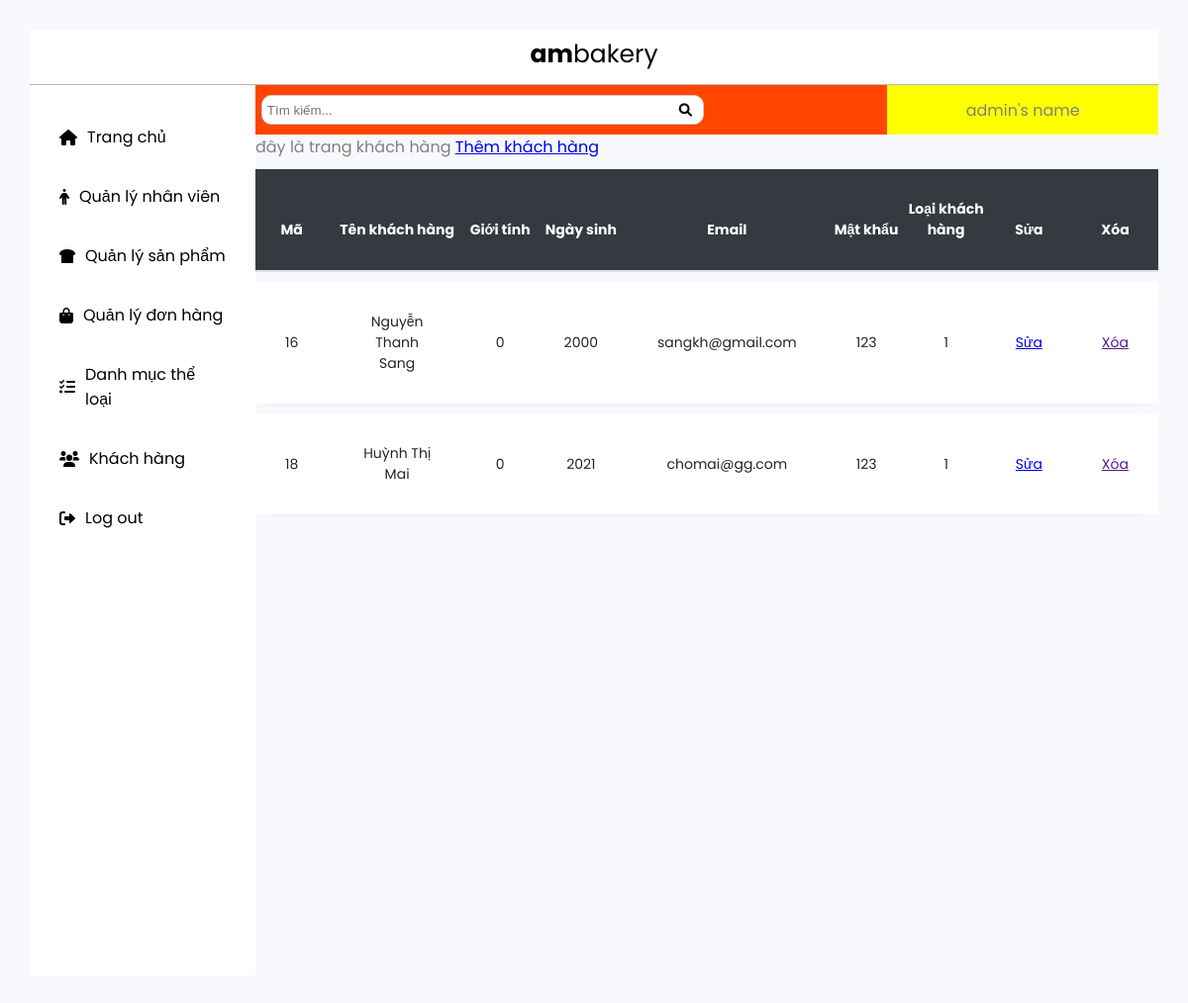
Page /admin/dashboard_quanly/khachhang/ql_khachhang.php on the earlier database version.
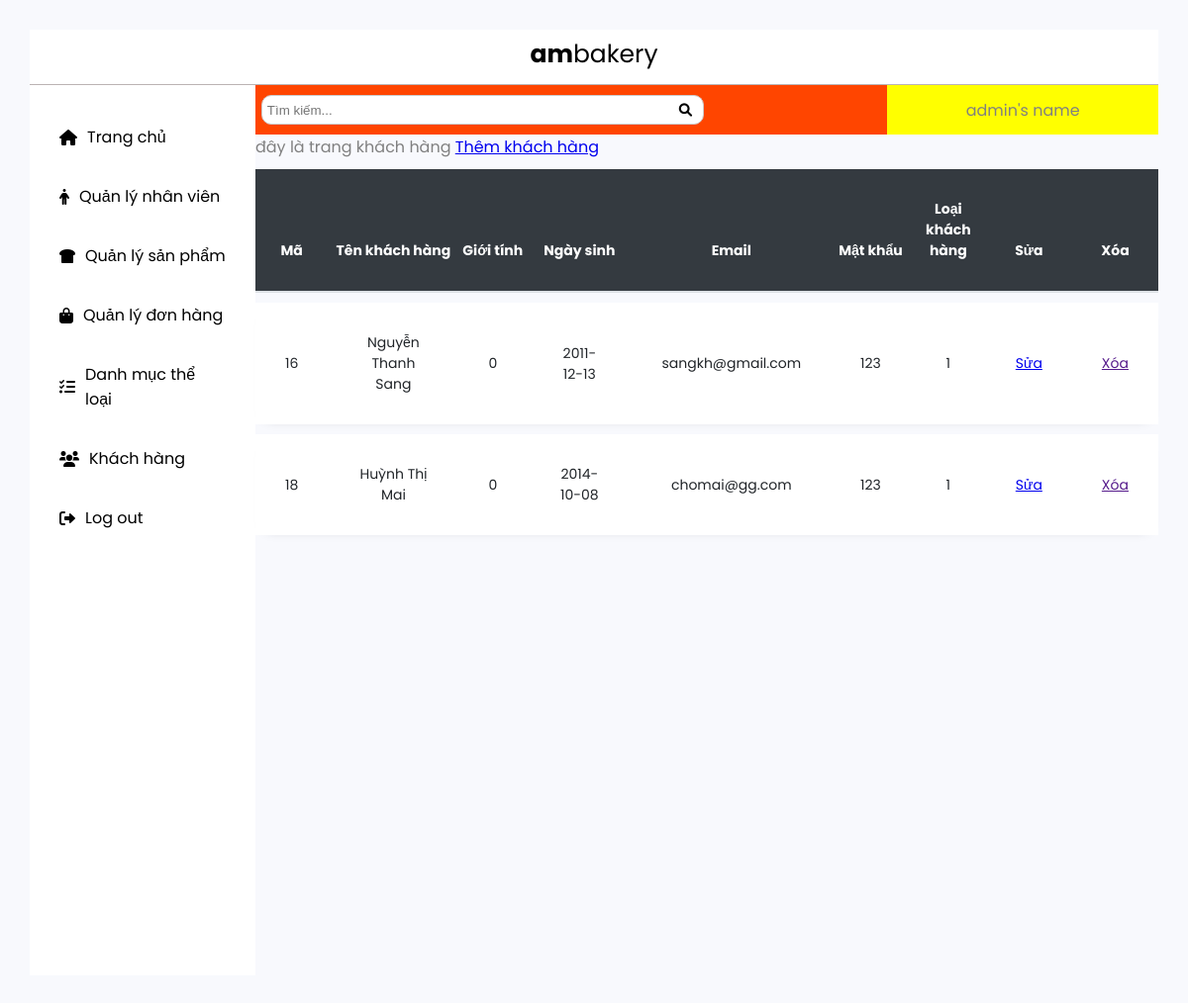
Same page on the later database version.
### tables this page shows
CREATE TABLE `khach_hang` (
  `ma` int(11) NOT NULL,
  `ten` varchar(100) NOT NULL,
  `gioi_tinh` tinyint(1) NOT NULL,
  `ngay_sinh` date NOT NULL,
  `email` varchar(100) NOT NULL,
  `mat_khau` varchar(50) NOT NULL,
  `cap_do` int(11) NOT NULL
);

### admin/dashboard_quanly/khachhang/ql_khachhang.php (the view, shortened to what this page needs)
<!DOCTYPE html>
<html>
<head>
	<link rel="stylesheet" type="text/css" href="../css/dashboard.css">
	<link rel="stylesheet" href="https://cdnjs.cloudflare.com/ajax/libs/font-awesome/6.0.0-beta3/css/all.min.css" />
</head>
<body>
	<header>
		<div id="header">
			<a href="#" class="header__logo" >
				<span><b>am</b>bakery</span>
			</a>
		</div>
	</header>
	<div class="container">
		<div class="sidebar">
			<ul class="nav__list">
				<li class="nav__list--item">
					<a href="../index.php">
						<i class="fas fa-home nav__icon"></i>
						<span>Trang chủ</span>
					</a>
				</li>
				<li class="nav__list--item">
					<a href="../nhanvien/ql_nhanvien.php">
						<i class="fas fa-male nav__icon"></i>
						<span>Quản lý nhân viên</span>
					</a>
				</li>
				<li class="nav__list--item">
					<a href="../sanpham/ql_sanpham.php">
						<i class="fas fa-bread-slice nav__icon"></i>
						<span>Quản lý sản phẩm</span>
					</a>
				</li>
				<li class="nav__list--item">
					<a href="../ql_donhang.php">
						<i class="fas fa-shopping-bag nav__icon"></i>
						<span>Quản lý đơn hàng</span>
					</a>
				</li>
				<li class="nav__list--item">
					<a href="../theloai/ql_theloai.php">
						<i class="fas fa-tasks nav__icon"></i>
						<span>Danh mục thể loại</span>
					</a>
				</li>
				<li class="nav__list--item">
					<a href="ql_khachhang.php">
						<i class="fas fa-users nav__icon"></i>
						<span>Khách hàng</span>
					</a>
				</li>
				<li class="nav__list--item">
					<a href="../../login.php">
						<i class="fas fa-sign-out-alt nav__icon"></i>
						<span>Log out</span>
					</a>
				</li>
			</ul>
		</div>
		<main >
			<div class="main_top">
				<div class="main_top_left">
					<form>
						<input type="search" placeholder="Tìm kiếm..." name="tim_kiem">
						<button type="submit"><i class="fa fa-search"></i></button>
					</form>
				</div>
				<div class="main_top_right">
					admin's name
				</div>
			</div>
			<div class="main_content">
				đây là trang khách hàng
				<a href="form_them_khachhang.php">Thêm khách hàng</a>
				<?php
				include  '../../connect.php' ;
				$sql = "select * from khach_hang";
				$result= mysqli_query($connect, $sql);
				?>
				<table border="1" width="100%">
					<thead class="thead-dark">
					<tr>
						<th>
							Mã
						</th>
						<th>
							Tên khách hàng
						</th>
						<th>
							Giới tính
						</th>
						<th>
							Ngày sinh
						</th>
						<th>
							Email
						</th>
						<th>
							Mật khẩu
						</th>
						<th>
							Loại khách hàng
						</th>
						<th>
							Sửa
						</th>
						<th>
							Xóa
						</th>
					</tr>
					</thead>
					<tbody>
					<?php foreach ($result as $tung_khach_hang) { ?>
						<tr>
						<td>
							<?php echo $tung_khach_hang['ma'] ?>
						</td>
						<td>
							<?php echo $tung_khach_hang['ten'] ?>
						</td>
						<td>
							<?php echo $tung_khach_hang['gioi_tinh'] ?>
						</td>
						<td>
							<?php echo $tung_khach_hang['ngay_sinh'] ?>
						</td>
						<td>
							<?php echo $tung_khach_hang['email'] ?>
						</td>
						<td>
							<?php echo $tung_khach_hang['mat_khau'] ?>
						</td>
						<td>
							<?php echo $tung_khach_hang['cap_do'] ?>
						</td>
						<td>
							<a href="form_sua_khachhang.php?ma=<?php echo $tung_khach_hang['ma'] ?>">Sửa</a>
						</td>
						<td>
							<a href="">Xóa</a>
						</td>
					</tr>
					<?php } ?>
					</tbody>
				</table>
			</div>
		</main>
	</div>
</body>
</html>

### admin/dashboard_quanly/css/dashboard.css (style rules this page uses)
* { margin: 0; padding: 0; }
html { box-sizing: border-box; font-size: 62.5%; }
body { font-family: "Poppins", sans-serif; font-size: 1.6rem; height:90rem; font-weight: 400; margin: 3rem; background: #f8f9fd; color: gray; }
header { width: 100%; height: 50px; font-family: inherit; display: flex; justify-content: center; align-items: center; font-size: 1.5rem; padding-bottom: 0.5rem; border-bottom: 1px solid rgb(187, 179, 179); position: relative; background-color: white; }
table { border-collapse: separate; border-spacing: 0 10px; width: 100%; margin-bottom: 1rem; color: #212529; text-align: center; border: none; }
thead { display: table-header-group; vertical-align: middle; border-color: inherit; }
table .thead-dark th { color: #fff; background-color: #343a40; border-color: #454d55; border: none; padding: 30px 0; font-size: 14px; vertical-align: bottom; border-bottom: 2px solid #dee2e6; }
table tbody tr { margin-bottom: 10px; box-shadow: 0 5px 12px -12px rgb(0 0 0 / 29%); position: relative; padding: .75rem 1.25rem; margin-bottom: 1rem; border: 1px solid transparent; border-radius: .25rem; }
table tbody th, table tbody td { border: none; padding: 30px; font-size: 14px; background: #fff; }
a.header__logo { text-decoration: none; color: black; }
.header__logo span { font-size: 2.5rem; text-align: center; }
.container { width: 100%; display: flex; height: 100%; }
.sidebar { display: flex; justify-content: center; flex-basis: 20% ; background-color: white; border-radius: black; }
.nav__list { margin-top: 3rem; display: flex; flex-direction: column; list-style: none; gap: 1.5rem 0; width: 100%; }
.nav__list--item { align-self: stretch; padding: 1rem 3rem; }
.nav__list--item a { display: flex; align-items: center; gap: 0 1rem; }
.nav__icon { color: currentColor; }
.nav__list--item a:link, .nav__list--item a:visited { color: black; text-decoration: none; }
.container main { height: 1000px; flex-basis: 80% ; }
.main_top { width: 100%; height: 50px; background-color: red; }
.main_top_left { height: 100%; width: 70%; background-color: orangered; float: left; display: flex; align-items: center; }
.main_top_left form { width:70%; display: flex; justify-content: center; align-items: center; }
.main_top_left form input { width: 100%; height: 3rem; padding: .5rem .5rem; border-radius: 1rem; border: 1px solid #ccc; }
.main_top_left form button { margin-left: -25px; border: none; background-color:transparent; }
.main_top_left form input, .main_top_left form button { display: inline-block; }
.main_top_right { height: 100%; width: 30%; background-color: yellow; float: left; display: flex; justify-content: center; align-items: center; }

Differences in the rows shown:
changed khach_hang "Nguyễn Thanh Sang": ngay_sinh "2000" → "2011-12-13"
changed khach_hang "Huỳnh Thị Mai": ngay_sinh "2021" → "2014-10-08"
